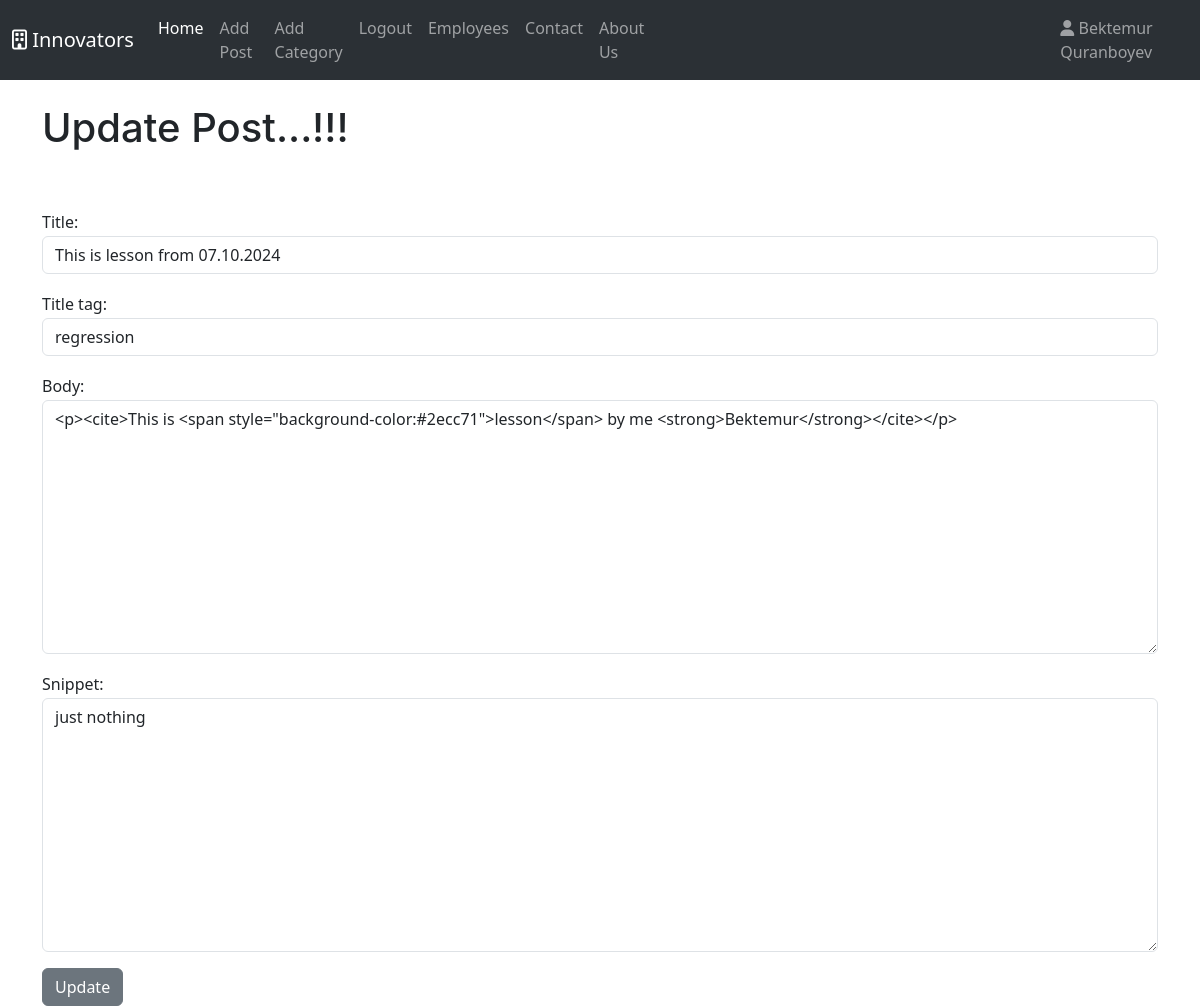
Screenshot of /post/edit/48 (signed in) with the database file from the repository.
### theblog/models.py (models this page shows, shortened)
class Post(models.Model):
    title = models.CharField(max_length=255)
    header_image = models.ImageField(null=True, blank=True, upload_to="images/")
    title_tag = models.CharField(max_length=255)
    author = models.ForeignKey(User, on_delete=models.CASCADE)
    body = RichTextField(blank=True, null=True)
    post_date = models.DateField(auto_now_add=True)
    category = models.CharField(max_length=255, default='content')
    snippet = models.CharField(max_length=255)
    likes = models.ManyToManyField(User, related_name='blog_posts')

### theblog/views.py (the view)
# urls.py: path('post/edit/<int:pk>', UpdatePostView.as_view(), name='update_post'),
class UpdatePostView(UpdateView):
    model = Post
    form_class = EditForm
    template_name = 'update_post.html'

### theblog/forms.py
class EditForm(forms.ModelForm):
    class Meta:
        model = Post
        fields = ('title', 'title_tag', 'body', 'snippet')
        widgets = {
            'title': forms.TextInput(attrs={'class': 'form-control'}),
            'title_tag': forms.TextInput(attrs={'class': 'form-control'}),
            'body': forms.Textarea(attrs={'class': 'form-control'}),
            'snippet': forms.Textarea(attrs={'class': 'form-control'}),
        }

### theblog/templates/update_post.html (shortened to what this page needs)
{% extends 'base.html' %}
{% block content %}
{% if user.is_authenticated %}
{% if user.id == post.author.id %}
<h1>Update Post...!!!</h1>
<br></br>
<div class="form-group">
    <form method="POST">
        {{form.as_p}}
        <button class="btn btn-secondary">Update</button>
    </form>
</div>
{% else %}
You are not allowed here!
{% endif %}
{% else %}
You are not allowed here!
{% endif %}
{% endblock %}

### theblog/templates/base.html (shortened to what this page needs)
<!doctype html>
<html lang="en">
<head>
    {% load static %}
     <link rel="stylesheet" type="text/css" href="{% static 'theblog/css/styles.css' %}">
  <link href="https://cdn.jsdelivr.net/npm/bootstrap@5.3.3/dist/css/bootstrap.min.css" rel="stylesheet"
>
</head>
<body>
  <nav class="navbar navbar-expand-lg bg-body-tertiary" data-bs-theme="dark">
    <div class="container-fluid">
      <a class="navbar-brand" aria-current="page" href="{% url 'about_page' %}"><i class="fa-regular fa-building"></i>  Innovators</a>
      <div class="collapse navbar-collapse" id="navbarSupportedContent">
        <ul class="navbar-nav me-auto mb-2 mb-lg-0">
          <li class="nav-item">
            <a class="nav-link active" aria-current="page" href="{% url 'home' %}">Home</a>
          </li>
          {% if user.is_authenticated %}
          <li class="nav-item">
            <a class="nav-link" href="{% url 'add_post' %}">Add Post</a>
          </li>
          <li class="nav-item">
            <a class="nav-link" href="{% url 'add_category' %}">Add Category</a>
          </li>
          <li class="nav-item">
            <a class="nav-link" href="{% url 'logout' %}">Logout</a>
          </li>
          {% endif %}
          <li class="nav-item">
            <a class="nav-link about"
             href="{% url 'team_page' %}">Employees</a>
          </li>
          <li class="nav-item">
            <a class="nav-link about"
             href="{% url 'contact_page' %}">Contact</a>
          </li>
          <li class="nav-item">
            <a class="nav-link" href="{% url 'about_page' %}">About Us</a>
          </li>
          {% if user.is_authenticated %}
            <li class="nav-item" style="padding-left: 300px; display: block; float: right; margin-left: 100px;">
              <a class="nav-link" href="{% url 'edit_profile' %}"><i class="fa-solid fa-user"></i>  {{ user.first_name }} {{ user.last_name }}</a>
          </li>
        {% endif %}
        </ul>
      </div>
    </div>
  </nav>
  <br />
  <div class="container">
    {% block content %}
    {% endblock %}
  </div>
  </body>
</html>

### rows the page displays
Post: title "This is lesson from 07.10.2024", title_tag "regression", body "<p><cite>This is <span style=\"background-color:#2ecc71\">lesson</span> by me <strong>Bektemur</strong></cite></p>", snippet "just nothing"

### other values shown
{{ user.first_name }} "Bektemur"
{{ user.last_name }} "Quranboyev"
